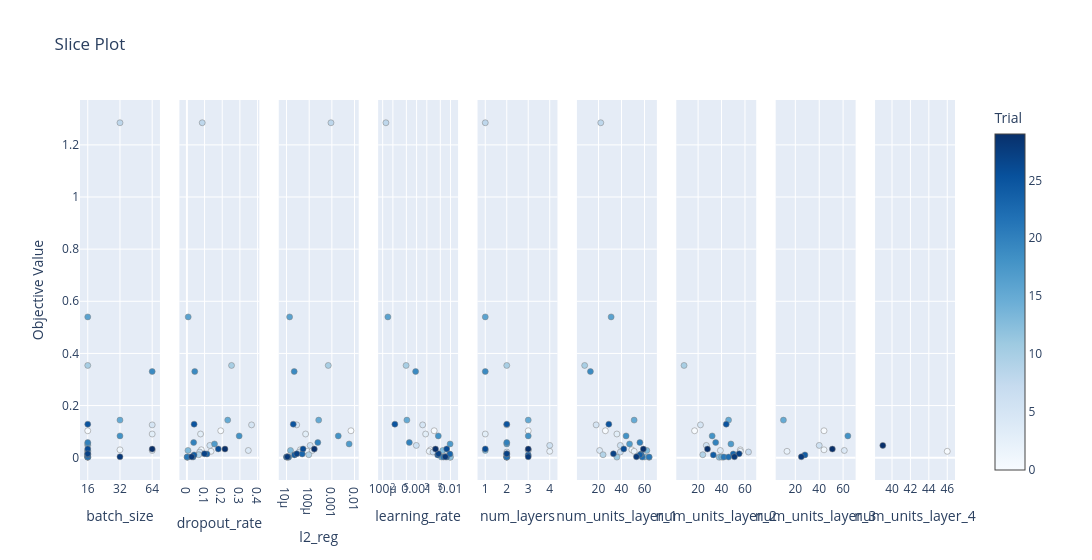

Source (notebook cell):
### Code cell
# visualizing Optuna results

optuna.visualization.plot_optimization_history(study)
optuna.visualization.plot_param_importances(study)
optuna.visualization.plot_slice(study)

### Figure 1 — Plotly figure (JSON) as saved in the notebook; plotly's stock layout.template omitted (floating-point values rounded to 4 significant figures)
{"data": [{"marker": {"color": [0, 1, 2, 3, 4, 5, 6, 7, 8, 9, 10, 11, 12, 13, 14, 15, 16, 17, 18, 19, 20, 21, 22, 23, 24, 25, 26, 27, 28, 29], "colorbar": {"title": {"text": "Trial"}, "x": 1.0, "xpad": 40}, "colorscale": [[0.0, "rgb(247,251,255)"], [0.125, "rgb(222,235,247)"], [0.25, "rgb(198,219,239)"], [0.375, "rgb(158,202,225)"], [0.5, "rgb(107,174,214)"], [0.625, "rgb(66,146,198)"], [0.75, "rgb(33,113,181)"], [0.875, "rgb(8,81,156)"], [1.0, "rgb(8,48,107)"]], "line": {"color": "Grey", "width": 0.5}, "showscale": true}, "mode": "markers", "name": "Feasible Trial", "showlegend": false, "type": "scatter", "x": [16, 32, 16, 64, 64, 64, 16, 16, 32, 16, 16, 16, 16, 16, 16, 32, 16, 16, 32, 64, 16, 16, 16, 16, 16, 16, 16, 16, 32, 64], "xaxis": "x", "y": [0.1034, 0.03026, 0.02455, 0.09091, 0.02772, 0.1259, 0.04712, 0.0218, 1.285, 0.01142, 0.3539, 0.002295, 0.001728, 0.02783, 0.002861, 0.1442, 0.54, 0.0527, 0.08356, 0.3306, 0.05829, 0.00258, 0.002553, 0.01429, 0.01083, 0.1286, 0.03373, 0.01513, 0.003492, 0.03312], "yaxis": "y"}, {"marker": {"color": [0, 1, 2, 3, 4, 5, 6, 7, 8, 9, 10, 11, 12, 13, 14, 15, 16, 17, 18, 19, 20, 21, 22, 23, 24, 25, 26, 27, 28, 29], "colorbar": {"title": {"text": "Trial"}, "x": 1.0, "xpad": 40}, "colorscale": [[0.0, "rgb(247,251,255)"], [0.125, "rgb(222,235,247)"], [0.25, "rgb(198,219,239)"], [0.375, "rgb(158,202,225)"], [0.5, "rgb(107,174,214)"], [0.625, "rgb(66,146,198)"], [0.75, "rgb(33,113,181)"], [0.875, "rgb(8,81,156)"], [1.0, "rgb(8,48,107)"]], "line": {"color": "Grey", "width": 0.5}, "showscale": false}, "mode": "markers", "name": "Feasible Trial", "showlegend": false, "type": "scatter", "x": [0.1917, 0.08135, 0.1367, 0.07714, 0.3478, 0.3661, 0.1299, 0.07239, 0.08672, 0.067, 0.2527, 0.002237, 0.001714, 0.006077, 0.005099, 0.231, 0.007331, 0.1563, 0.2959, 0.04441, 0.03826, 0.001266, 0.03466, 0.1136, 0.04058, 0.04074, 0.1777, 0.09927, 0.02696, 0.2156], "xaxis": "x2", "y": [0.1034, 0.03026, 0.02455, 0.09091, 0.02772, 0.1259, 0.04712, 0.0218, 1.285, 0.01142, 0.3539, 0.002295, 0.001728, 0.02783, 0.002861, 0.1442, 0.54, 0.0527, 0.08356, 0.3306, 0.05829, 0.00258, 0.002553, 0.01429, 0.01083, 0.1286, 0.03373, 0.01513, 0.003492, 0.03312], "yaxis": "y2"}, {"marker": {"color": [0, 1, 2, 3, 4, 5, 6, 7, 8, 9, 10, 11, 12, 13, 14, 15, 16, 17, 18, 19, 20, 21, 22, 23, 24, 25, 26, 27, 28, 29], "colorbar": {"title": {"text": "Trial"}, "x": 1.0, "xpad": 40}, "colorscale": [[0.0, "rgb(247,251,255)"], [0.125, "rgb(222,235,247)"], [0.25, "rgb(198,219,239)"], [0.375, "rgb(158,202,225)"], [0.5, "rgb(107,174,214)"], [0.625, "rgb(66,146,198)"], [0.75, "rgb(33,113,181)"], [0.875, "rgb(8,81,156)"], [1.0, "rgb(8,48,107)"]], "line": {"color": "Grey", "width": 0.5}, "showscale": false}, "mode": "markers", "name": "Feasible Trial", "showlegend": false, "type": "scatter", "x": [0.006946, 4.05e-05, 8.133e-05, 6.95e-05, 0.0001358, 2.822e-05, 0.0001108, 3.68e-05, 0.0009129, 9.602e-05, 0.0006944, 1.068e-05, 1.222e-05, 1.503e-05, 1.014e-05, 0.0002628, 1.373e-05, 0.005782, 0.001917, 2.189e-05, 0.0002402, 1.226e-05, 1.002e-05, 4.931e-05, 2.25e-05, 1.986e-05, 5.382e-05, 2.844e-05, 1.096e-05, 0.0001684], "xaxis": "x3", "y": [0.1034, 0.03026, 0.02455, 0.09091, 0.02772, 0.1259, 0.04712, 0.0218, 1.285, 0.01142, 0.3539, 0.002295, 0.001728, 0.02783, 0.002861, 0.1442, 0.54, 0.0527, 0.08356, 0.3306, 0.05829, 0.00258, 0.002553, 0.01429, 0.01083, 0.1286, 0.03373, 0.01513, 0.003492, 0.03312], "yaxis": "y3"}, {"marker": {"color": [0, 1, 2, 3, 4, 5, 6, 7, 8, 9, 10, 11, 12, 13, 14, 15, 16, 17, 18, 19, 20, 21, 22, 23, 24, 25, 26, 27, 28, 29], "colorbar": {"title": {"text": "Trial"}, "x": 1.0, "xpad": 40}, "colorscale": [[0.0, "rgb(247,251,255)"], [0.125, "rgb(222,235,247)"], [0.25, "rgb(198,219,239)"], [0.375, "rgb(158,202,225)"], [0.5, "rgb(107,174,214)"], [0.625, "rgb(66,146,198)"], [0.75, "rgb(33,113,181)"], [0.875, "rgb(8,81,156)"], [1.0, "rgb(8,48,107)"]], "line": {"color": "Grey", "width": 0.5}, "showscale": false}, "mode": "markers", "name": "Feasible Trial", "showlegend": false, "type": "scatter", "x": [0.003297, 0.00257, 0.00236, 0.001846, 0.007044, 0.001511, 0.000981, 0.00303, 0.0001245, 0.009657, 0.0004902, 0.009878, 0.009823, 0.005903, 0.005384, 0.0005174, 0.0001424, 0.009716, 0.004364, 0.0009372, 0.0006092, 0.006179, 0.007694, 0.009566, 0.00418, 0.0002287, 0.007729, 0.004403, 0.007027, 0.003612], "xaxis": "x4", "y": [0.1034, 0.03026, 0.02455, 0.09091, 0.02772, 0.1259, 0.04712, 0.0218, 1.285, 0.01142, 0.3539, 0.002295, 0.001728, 0.02783, 0.002861, 0.1442, 0.54, 0.0527, 0.08356, 0.3306, 0.05829, 0.00258, 0.002553, 0.01429, 0.01083, 0.1286, 0.03373, 0.01513, 0.003492, 0.03312], "yaxis": "y4"}, {"marker": {"color": [0, 1, 2, 3, 4, 5, 6, 7, 8, 9, 10, 11, 12, 13, 14, 15, 16, 17, 18, 19, 20, 21, 22, 23, 24, 25, 26, 27, 28, 29], "colorbar": {"title": {"text": "Trial"}, "x": 1.0, "xpad": 40}, "colorscale": [[0.0, "rgb(247,251,255)"], [0.125, "rgb(222,235,247)"], [0.25, "rgb(198,219,239)"], [0.375, "rgb(158,202,225)"], [0.5, "rgb(107,174,214)"], [0.625, "rgb(66,146,198)"], [0.75, "rgb(33,113,181)"], [0.875, "rgb(8,81,156)"], [1.0, "rgb(8,48,107)"]], "line": {"color": "Grey", "width": 0.5}, "showscale": false}, "mode": "markers", "name": "Feasible Trial", "showlegend": false, "type": "scatter", "x": [3, 3, 4, 1, 3, 2, 4, 2, 1, 2, 2, 2, 2, 1, 2, 3, 1, 2, 3, 1, 2, 2, 2, 2, 3, 2, 1, 2, 3, 3], "xaxis": "x5", "y": [0.1034, 0.03026, 0.02455, 0.09091, 0.02772, 0.1259, 0.04712, 0.0218, 1.285, 0.01142, 0.3539, 0.002295, 0.001728, 0.02783, 0.002861, 0.1442, 0.54, 0.0527, 0.08356, 0.3306, 0.05829, 0.00258, 0.002553, 0.01429, 0.01083, 0.1286, 0.03373, 0.01513, 0.003492, 0.03312], "yaxis": "y5"}, {"marker": {"color": [0, 1, 2, 3, 4, 5, 6, 7, 8, 9, 10, 11, 12, 13, 14, 15, 16, 17, 18, 19, 20, 21, 22, 23, 24, 25, 26, 27, 28, 29], "colorbar": {"title": {"text": "Trial"}, "x": 1.0, "xpad": 40}, "colorscale": [[0.0, "rgb(247,251,255)"], [0.125, "rgb(222,235,247)"], [0.25, "rgb(198,219,239)"], [0.375, "rgb(158,202,225)"], [0.5, "rgb(107,174,214)"], [0.625, "rgb(66,146,198)"], [0.75, "rgb(33,113,181)"], [0.875, "rgb(8,81,156)"], [1.0, "rgb(8,48,107)"]], "line": {"color": "Grey", "width": 0.5}, "showscale": false}, "mode": "markers", "name": "Feasible Trial", "showlegend": false, "type": "scatter", "x": [26, 49, 51, 36, 21, 18, 39, 39, 22, 24, 8, 36, 64, 62, 60, 51, 31, 47, 44, 13, 56, 64, 58, 57, 56, 29, 42, 33, 53, 59], "xaxis": "x6", "y": [0.1034, 0.03026, 0.02455, 0.09091, 0.02772, 0.1259, 0.04712, 0.0218, 1.285, 0.01142, 0.3539, 0.002295, 0.001728, 0.02783, 0.002861, 0.1442, 0.54, 0.0527, 0.08356, 0.3306, 0.05829, 0.00258, 0.002553, 0.01429, 0.01083, 0.1286, 0.03373, 0.01513, 0.003492, 0.03312], "yaxis": "y6"}, {"marker": {"color": [0, 1, 2, 4, 5, 6, 7, 9, 10, 11, 12, 14, 15, 17, 18, 20, 21, 22, 23, 24, 25, 27, 28, 29], "colorbar": {"title": {"text": "Trial"}, "x": 1.0, "xpad": 40}, "colorscale": [[0.0, "rgb(247,251,255)"], [0.125, "rgb(222,235,247)"], [0.25, "rgb(198,219,239)"], [0.375, "rgb(158,202,225)"], [0.5, "rgb(107,174,214)"], [0.625, "rgb(66,146,198)"], [0.75, "rgb(33,113,181)"], [0.875, "rgb(8,81,156)"], [1.0, "rgb(8,48,107)"]], "line": {"color": "Grey", "width": 0.5}, "showscale": false}, "mode": "markers", "name": "Feasible Trial", "showlegend": false, "type": "scatter", "x": [17, 56, 56, 39, 22, 27, 63, 24, 8, 41, 38, 40, 46, 48, 32, 35, 42, 46, 50, 33, 44, 55, 51, 28], "xaxis": "x7", "y": [0.1034, 0.03026, 0.02455, 0.02772, 0.1259, 0.04712, 0.0218, 0.01142, 0.3539, 0.002295, 0.001728, 0.002861, 0.1442, 0.0527, 0.08356, 0.05829, 0.00258, 0.002553, 0.01429, 0.01083, 0.1286, 0.01513, 0.003492, 0.03312], "yaxis": "y7"}, {"marker": {"color": [0, 1, 2, 4, 6, 15, 18, 24, 28, 29], "colorbar": {"title": {"text": "Trial"}, "x": 1.0, "xpad": 40}, "colorscale": [[0.0, "rgb(247,251,255)"], [0.125, "rgb(222,235,247)"], [0.25, "rgb(198,219,239)"], [0.375, "rgb(158,202,225)"], [0.5, "rgb(107,174,214)"], [0.625, "rgb(66,146,198)"], [0.75, "rgb(33,113,181)"], [0.875, "rgb(8,81,156)"], [1.0, "rgb(8,48,107)"]], "line": {"color": "Grey", "width": 0.5}, "showscale": false}, "mode": "markers", "name": "Feasible Trial", "showlegend": false, "type": "scatter", "x": [44, 44, 13, 61, 40, 10, 64, 28, 25, 51], "xaxis": "x8", "y": [0.1034, 0.03026, 0.02455, 0.02772, 0.04712, 0.1442, 0.08356, 0.01083, 0.003492, 0.03312], "yaxis": "y8"}, {"marker": {"color": [2, 6], "colorbar": {"title": {"text": "Trial"}, "x": 1.0, "xpad": 40}, "colorscale": [[0.0, "rgb(247,251,255)"], [0.125, "rgb(222,235,247)"], [0.25, "rgb(198,219,239)"], [0.375, "rgb(158,202,225)"], [0.5, "rgb(107,174,214)"], [0.625, "rgb(66,146,198)"], [0.75, "rgb(33,113,181)"], [0.875, "rgb(8,81,156)"], [1.0, "rgb(8,48,107)"]], "line": {"color": "Grey", "width": 0.5}, "showscale": false}, "mode": "markers", "name": "Feasible Trial", "showlegend": false, "type": "scatter", "x": [46, 39], "xaxis": "x9", "y": [0.02455, 0.04712], "yaxis": "y9"}], "layout": {"title": {"text": "Slice Plot"}, "width": 2700, "xaxis": {"anchor": "y", "categoryarray": [16, 32, 64], "categoryorder": "array", "domain": [0.0, 0.09136], "title": {"text": "batch_size"}, "type": "category"}, "xaxis2": {"anchor": "y2", "domain": [0.1136, 0.2049], "title": {"text": "dropout_rate"}}, "xaxis3": {"anchor": "y3", "domain": [0.2272, 0.3185], "title": {"text": "l2_reg"}, "type": "log"}, "xaxis4": {"anchor": "y4", "domain": [0.3407, 0.4321], "title": {"text": "learning_rate"}, "type": "log"}, "xaxis5": {"anchor": "y5", "domain": [0.4543, 0.5457], "title": {"text": "num_layers"}}, "xaxis6": {"anchor": "y6", "domain": [0.5679, 0.6593], "title": {"text": "num_units_layer_1"}}, "xaxis7": {"anchor": "y7", "domain": [0.6815, 0.7728], "title": {"text": "num_units_layer_2"}}, "xaxis8": {"anchor": "y8", "domain": [0.7951, 0.8864], "title": {"text": "num_units_layer_3"}}, "xaxis9": {"anchor": "y9", "domain": [0.9086, 1.0], "title": {"text": "num_units_layer_4"}}, "yaxis": {"anchor": "x", "domain": [0.0, 1.0], "title": {"text": "Objective Value"}}, "yaxis2": {"anchor": "x2", "domain": [0.0, 1.0], "matches": "y", "showticklabels": false}, "yaxis3": {"anchor": "x3", "domain": [0.0, 1.0], "matches": "y", "showticklabels": false}, "yaxis4": {"anchor": "x4", "domain": [0.0, 1.0], "matches": "y", "showticklabels": false}, "yaxis5": {"anchor": "x5", "domain": [0.0, 1.0], "matches": "y", "showticklabels": false}, "yaxis6": {"anchor": "x6", "domain": [0.0, 1.0], "matches": "y", "showticklabels": false}, "yaxis7": {"anchor": "x7", "domain": [0.0, 1.0], "matches": "y", "showticklabels": false}, "yaxis8": {"anchor": "x8", "domain": [0.0, 1.0], "matches": "y", "showticklabels": false}, "yaxis9": {"anchor": "x9", "domain": [0.0, 1.0], "matches": "y", "showticklabels": false}}}
